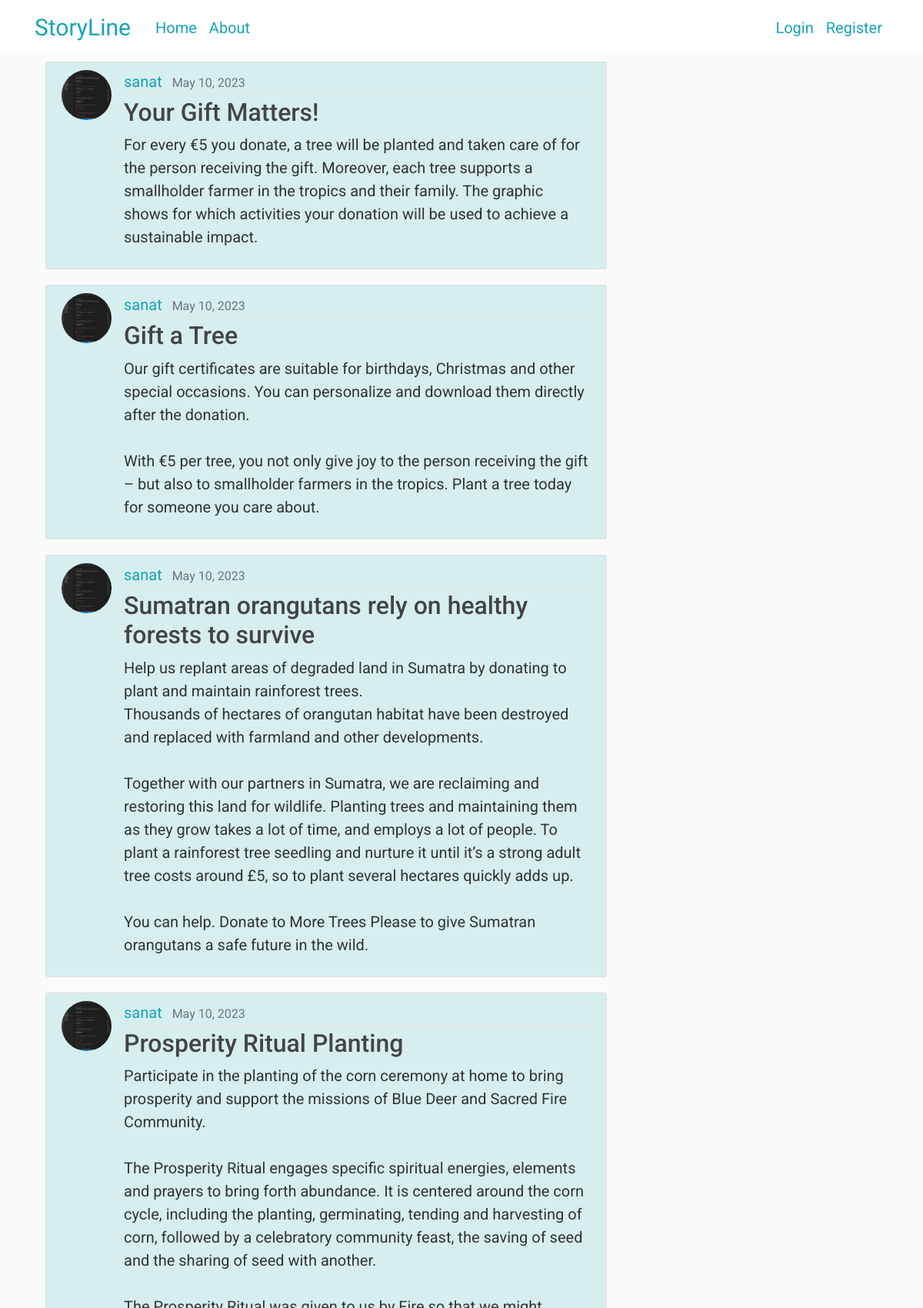
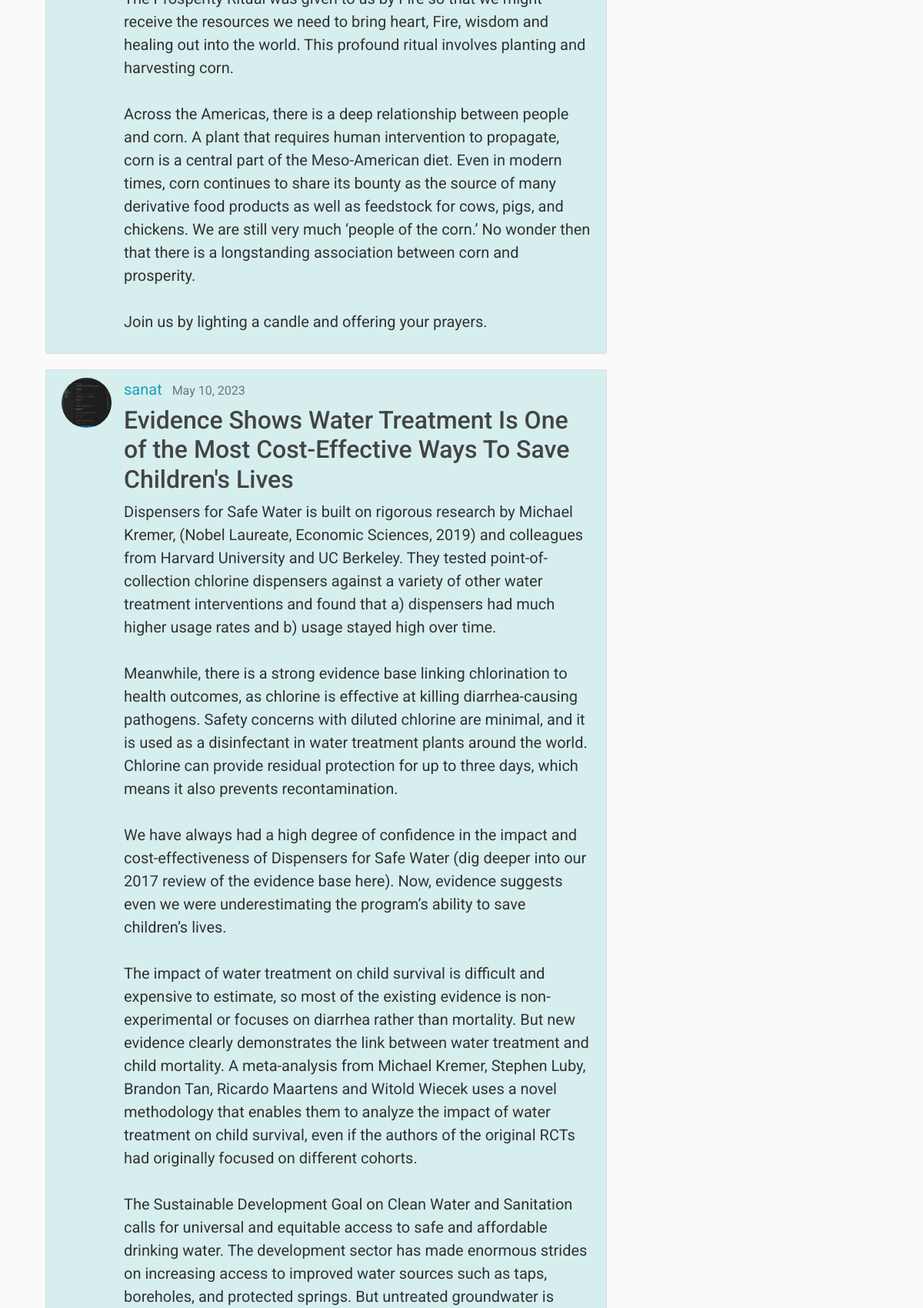
The page / (upper part) on the database its author committed (2 pictures, top to bottom).
### blog/models.py (models this page shows, shortened)
class Post(models.Model):
    title = models.CharField(max_length=100)
    content = models.TextField()
    date_posted = models.DateTimeField(default=timezone.now)
    author = models.ForeignKey(User, on_delete=models.CASCADE)

### users/models.py (models this page shows, shortened)
class Profile(models.Model):
    user = models.OneToOneField(User, on_delete=models.CASCADE)
    image = models.ImageField(default='default.jpg', upload_to='profile_pics')

### blog/views.py (the view)
# urls.py: path('', PostListView.as_view(), name='blog-home'),
class PostListView(ListView):
    model = Post
    template_name = 'blog/home.html'
    context_object_name = 'posts'
    ordering = ['-date_posted']
    paginate_by=5

### blog/templates/blog/home.html (shortened to what this page needs)
{% extends "blog/base.html" %}
{% block content %}
    {% for post in posts %}
        <article class="media content-section mainbody">
          <img class="rounded-circle article-img" src="{{ post.author.profile.image.url }}">
          <div class="media-body">
            <div class="article-metadata">
              <a class="mr-2 text-info" href="{% url 'user-posts' post.author.username %}">{{ post.author }}</a>
              <small class="text-muted">{{ post.date_posted|date:"F d, Y" }}</small>
            </div>
            <h2><a class="article-title" href="{% url 'post-detail' post.id %}">{{ post.title }}</a></h2>
            <p class="article-content">{{ post.content }}</p>
          </div>
        </article>
    {% endfor %}
{% endblock content %}

### blog/templates/blog/base.html (shortened to what this page needs)
{% load static %}
<!DOCTYPE html>
<html>
<head>
    <link rel="stylesheet" href="https://maxcdn.bootstrapcdn.com/bootstrap/4.0.0/css/bootstrap.min.css">
    <link rel="stylesheet" type="text/css" href="{% static 'blog/main.css' %}">
</head>
<body>
    <header class="site-header">
      <nav class="navbar navbar-expand-md navbar-dark bg-steel fixed-top bg-white">
        <div class="container">
          <a class="navbar-brand mr-4 webtitle text-info" href="{% url 'blog-home' %}">StoryLine</a>
          <div class="collapse navbar-collapse" id="navbarToggle">
            <div class="navbar-nav mr-auto">
              <a class="nav-item nav-link text-info" href="{% url 'blog-home' %}">Home</a>
              <a class="nav-item nav-link text-info" href="{% url 'blog-about' %}">About</a>
            </div>
            <div class="navbar-nav">
              {% if user.is_authenticated %}
              <a class="nav-item nav-link text-info" href="{% url 'post-create' %}">Add Post</a>
                <a class="nav-item nav-link text-info" href="{% url 'profile' %}">Profile</a>
                <a class="nav-item nav-link text-info" href="{% url 'logout' %}">Logout</a>
              {% else %}
                <a class="nav-item nav-link text-info" href="{% url 'login' %}">Login</a>
                <a class="nav-item nav-link text-info" href="{% url 'register' %}">Register</a>
              {% endif %}
            </div>
          </div>
        </div>
      </nav>
    </header>
    <main role="main" class="container mr-3">
      <div class="row">
        <div class="col-md-8">
          {% block content %}{% endblock %}
        </div>
      </div>
    </main>
</body>
</html>

### blog/static/blog/main.css (style rules this page uses)
body { background: #fafafa; color: #333333; margin-top: 5rem; }
h1, h2, h3, h4, h5, h6 { color: #444444; }
.bg-steel { background-color: #5f788a; }
.site-header .navbar-nav .nav-link { color: #cbd5db; }
.content-section { background: #ffffff; padding: 10px 20px; border: 1px solid #dddddd; border-radius: 3px; margin-bottom: 20px; }
.article-title { color: #444444; }
.article-content { white-space: pre-line; }
.article-img { height: 65px; width: 65px; margin-right: 16px; }
.article-metadata { padding-bottom: 1px; margin-bottom: 4px; border-bottom: 1px solid #e3e3e3 }

### blog/templates/blog/base.html (style rules this page uses)
.webtitle { font-family: 'Agbalumo', serif; font-size: 30px; }
.mainbody { background-color: rgb(214, 238, 238); }
body { font-family: 'Roboto', serif; font-size: 20px; }

### rows shown on the page
Post: author.profile.image (picture), author "sanat", date_posted "May 10, 2023", title "Your Gift Matters!", content "For every €5 you donate, a tree will be planted and taken care of for the person receiving the gift. Moreover, each tree supports a smallholder farmer in the tropics and their family. The graphic shows for which activities your donation will be used to achieve a sustainable impact."
Post: author.profile.image (picture), author "sanat", date_posted "May 10, 2023", title "Gift a Tree", content "Our gift certificates are suitable for birthdays, Christmas and other special occasions. You can personalize and download them directly after the donation. With €5 per tree, you not only give joy to the person receiving the gift – but also to smallholder farmers in the tropics. Plant a tree today for someone you care about."
Post: author.profile.image (picture), author "sanat", date_posted "May 10, 2023", title "Sumatran orangutans rely on healthy forests to survive", content "Help us replant areas of degraded land in Sumatra by donating to plant and maintain rainforest trees. Thousands of hectares of orangutan habitat have been destroyed and replaced with farmland and other developments. Together with our partners in Sumatra, we are reclaiming and restoring this land for wildlife. Planting trees and maintaining them as they grow takes a lot of time, and employs a lot of people. To plant a rainforest tree seedling and nurture it until it’s a strong adult tree costs around £5, so to plant several hectares quickly adds up. You can help. Donate to More Trees Please to give Sumatran orangutans a safe future in the wild."
Post: author.profile.image (picture), author "sanat", date_posted "May 10, 2023", title "Prosperity Ritual Planting", content "Participate in the planting of the corn ceremony at home to bring prosperity and support the missions of Blue Deer and Sacred Fire Community. The Prosperity Ritual engages specific spiritual energies, elements and prayers to bring forth abundance. It is centered around the corn cycle, including the planting, germinating, tending and harvesting of corn, followed by a celebratory community feast, the saving of seed and the sharing of seed with another. The Prosperity Ritual was given to us by Fire so that we might receive the resources we need to bring heart, Fire, wisdom and healing out into the world. This profound ritual involves planting and harvesting corn. Across the Americas, there is…"
Post: author.profile.image (picture), author "sanat", date_posted "May 10, 2023", title "Evidence Shows Water Treatment Is One of the Most Cost-Effective Ways To Save Children's Lives"
